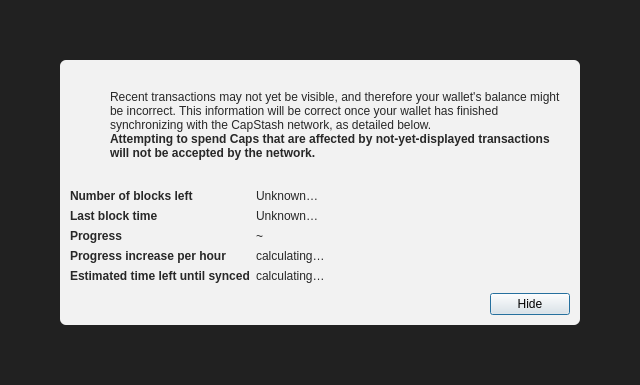
<?xml version="1.0" encoding="UTF-8"?>
<ui version="4.0">
 <class>ModalOverlay</class>
 <widget class="QWidget" name="ModalOverlay">
  <property name="geometry">
   <rect>
    <x>0</x>
    <y>0</y>
    <width>640</width>
    <height>385</height>
   </rect>
  </property>
  <property name="windowTitle">
   <string>Form</string>
  </property>
  <layout class="QVBoxLayout" name="verticalLayout" stretch="0">
   <property name="sizeConstraint">
    <enum>QLayout::SetDefaultConstraint</enum>
   </property>
   <property name="leftMargin">
    <number>0</number>
   </property>
   <property name="topMargin">
    <number>0</number>
   </property>
   <property name="rightMargin">
    <number>0</number>
   </property>
   <property name="bottomMargin">
    <number>0</number>
   </property>
   <item>
    <widget class="QWidget" name="bgWidget" native="true">
     <property name="styleSheet">
      <string notr="true">#bgWidget { background: rgba(0,0,0,220); }</string>
     </property>
     <layout class="QVBoxLayout" name="verticalLayoutMain" stretch="1">
      <property name="leftMargin">
       <number>60</number>
      </property>
      <property name="topMargin">
       <number>60</number>
      </property>
      <property name="rightMargin">
       <number>60</number>
      </property>
      <property name="bottomMargin">
       <number>60</number>
      </property>
      <item>
       <widget class="QWidget" name="contentWidget" native="true">
        <property name="styleSheet">
         <string notr="true">#contentWidget { background: rgba(255,255,255,240); border-radius: 6px; }

QLabel { color: rgb(40,40,40);  }</string>
        </property>
        <layout class="QVBoxLayout" name="verticalLayoutSub" stretch="1,0,0,0">
         <property name="spacing">
          <number>0</number>
         </property>
         <property name="leftMargin">
          <number>10</number>
         </property>
         <property name="topMargin">
          <number>10</number>
         </property>
         <property name="rightMargin">
          <number>10</number>
         </property>
         <property name="bottomMargin">
          <number>10</number>
         </property>
         <item>
          <layout class="QHBoxLayout" name="horizontalLayoutIconText" stretch="0,1">
           <property name="topMargin">
            <number>20</number>
           </property>
           <item>
            <layout class="QVBoxLayout" name="verticalLayoutIcon">
             <property name="leftMargin">
              <number>0</number>
             </property>
             <item>
              <widget class="QPushButton" name="warningIcon">
               <property name="enabled">
                <bool>false</bool>
               </property>
               <property name="text">
                <string/>
               </property>
               <property name="icon">
                <iconset>
                 <normaloff>:/icons/warning</normaloff>
                 <disabledoff>:/icons/warning</disabledoff>:/icons/warning</iconset>
               </property>
               <property name="iconSize">
                <size>
                 <width>48</width>
                 <height>48</height>
                </size>
               </property>
               <property name="flat">
                <bool>true</bool>
               </property>
              </widget>
             </item>
             <item>
              <spacer name="verticalSpacerWarningIcon">
               <property name="orientation">
                <enum>Qt::Vertical</enum>
               </property>
               <property name="sizeHint" stdset="0">
                <size>
                 <width>20</width>
                 <height>40</height>
                </size>
               </property>
              </spacer>
             </item>
            </layout>
           </item>
           <item>
            <layout class="QVBoxLayout" name="verticalLayoutInfoText">
             <property name="leftMargin">
              <number>0</number>
             </property>
             <property name="topMargin">
              <number>0</number>
             </property>
             <item>
              <widget class="QLabel" name="infoText">
               <property name="text">
                <string>Recent transactions may not yet be visible, and therefore your wallet's balance might be incorrect. This information will be correct once your wallet has finished synchronizing with the CapStash network, as detailed below.</string>
               </property>
               <property name="textFormat">
                <enum>Qt::RichText</enum>
               </property>
               <property name="wordWrap">
                <bool>true</bool>
               </property>
              </widget>
             </item>
             <item>
              <widget class="QLabel" name="infoTextStrong">
               <property name="font">
                <font>
                 <weight>75</weight>
                 <bold>true</bold>
                </font>
               </property>
               <property name="text">
                <string>Attempting to spend Caps that are affected by not-yet-displayed transactions will not be accepted by the network.</string>
               </property>
               <property name="textFormat">
                <enum>Qt::RichText</enum>
               </property>
               <property name="wordWrap">
                <bool>true</bool>
               </property>
              </widget>
             </item>
             <item>
              <spacer name="verticalSpacerInTextSpace">
               <property name="orientation">
                <enum>Qt::Vertical</enum>
               </property>
               <property name="sizeHint" stdset="0">
                <size>
                 <width>20</width>
                 <height>40</height>
                </size>
               </property>
              </spacer>
             </item>
            </layout>
           </item>
          </layout>
         </item>
         <item>
          <spacer name="verticalSpacerAfterText">
           <property name="orientation">
            <enum>Qt::Vertical</enum>
           </property>
           <property name="sizeHint" stdset="0">
            <size>
             <width>20</width>
             <height>40</height>
            </size>
           </property>
          </spacer>
         </item>
         <item>
          <layout class="QFormLayout" name="formLayout">
           <property name="fieldGrowthPolicy">
            <enum>QFormLayout::FieldsStayAtSizeHint</enum>
           </property>
           <property name="horizontalSpacing">
            <number>6</number>
           </property>
           <property name="verticalSpacing">
            <number>6</number>
           </property>
           <property name="topMargin">
            <number>10</number>
           </property>
           <item row="0" column="0">
            <widget class="QLabel" name="labelNumberOfBlocksLeft">
             <property name="font">
              <font>
               <weight>75</weight>
               <bold>true</bold>
              </font>
             </property>
             <property name="text">
              <string>Number of blocks left</string>
             </property>
            </widget>
           </item>
           <item row="0" column="1">
            <widget class="QLabel" name="numberOfBlocksLeft">
             <property name="text">
              <string>Unknown…</string>
             </property>
            </widget>
           </item>
           <item row="1" column="0">
            <widget class="QLabel" name="labelLastBlockTime">
             <property name="font">
              <font>
               <weight>75</weight>
               <bold>true</bold>
              </font>
             </property>
             <property name="text">
              <string>Last block time</string>
             </property>
            </widget>
           </item>
           <item row="1" column="1">
            <widget class="QLabel" name="newestBlockDate">
             <property name="sizePolicy">
              <sizepolicy hsizetype="Maximum" vsizetype="Preferred">
               <horstretch>0</horstretch>
               <verstretch>0</verstretch>
              </sizepolicy>
             </property>
             <property name="text">
              <string>Unknown…</string>
             </property>
            </widget>
           </item>
           <item row="2" column="0">
            <widget class="QLabel" name="labelSyncDone">
             <property name="font">
              <font>
               <weight>75</weight>
               <bold>true</bold>
              </font>
             </property>
             <property name="text">
              <string>Progress</string>
             </property>
            </widget>
           </item>
           <item row="2" column="1">
            <layout class="QHBoxLayout" name="horizontalLayoutSync" stretch="0,1">
             <item>
              <widget class="QLabel" name="percentageProgress">
               <property name="text">
                <string notr="true">~</string>
               </property>
              </widget>
             </item>
            </layout>
           </item>
           <item row="4" column="0">
            <widget class="QLabel" name="labelProgressIncrease">
             <property name="font">
              <font>
               <weight>75</weight>
               <bold>true</bold>
              </font>
             </property>
             <property name="text">
              <string>Progress increase per hour</string>
             </property>
            </widget>
           </item>
           <item row="4" column="1">
            <widget class="QLabel" name="progressIncreasePerH">
             <property name="text">
              <string>calculating…</string>
             </property>
            </widget>
           </item>
           <item row="5" column="0">
            <widget class="QLabel" name="labelEstimatedTimeLeft">
             <property name="font">
              <font>
               <weight>75</weight>
               <bold>true</bold>
              </font>
             </property>
             <property name="text">
              <string>Estimated time left until synced</string>
             </property>
            </widget>
           </item>
           <item row="5" column="1">
            <widget class="QLabel" name="expectedTimeLeft">
             <property name="text">
              <string>calculating…</string>
             </property>
            </widget>
           </item>
          </layout>
         </item>
         <item>
          <layout class="QHBoxLayout" name="horizontalLayoutButtons">
           <property name="leftMargin">
            <number>10</number>
           </property>
           <property name="topMargin">
            <number>10</number>
           </property>
           <item>
            <spacer name="horizontalSpacer">
             <property name="orientation">
              <enum>Qt::Horizontal</enum>
             </property>
             <property name="sizeHint" stdset="0">
              <size>
               <width>40</width>
               <height>20</height>
              </size>
             </property>
            </spacer>
           </item>
           <item>
            <widget class="QPushButton" name="closeButton">
             <property name="text">
              <string>Hide</string>
             </property>
             <property name="shortcut">
              <string>Esc</string>
             </property>
             <property name="focusPolicy">
              <enum>Qt::StrongFocus</enum>
             </property>
             <property name="default">
              <bool>true</bool>
             </property>
            </widget>
           </item>
          </layout>
         </item>
        </layout>
       </widget>
      </item>
     </layout>
    </widget>
   </item>
  </layout>
 </widget>
 <resources/>
 <connections/>
</ui>
